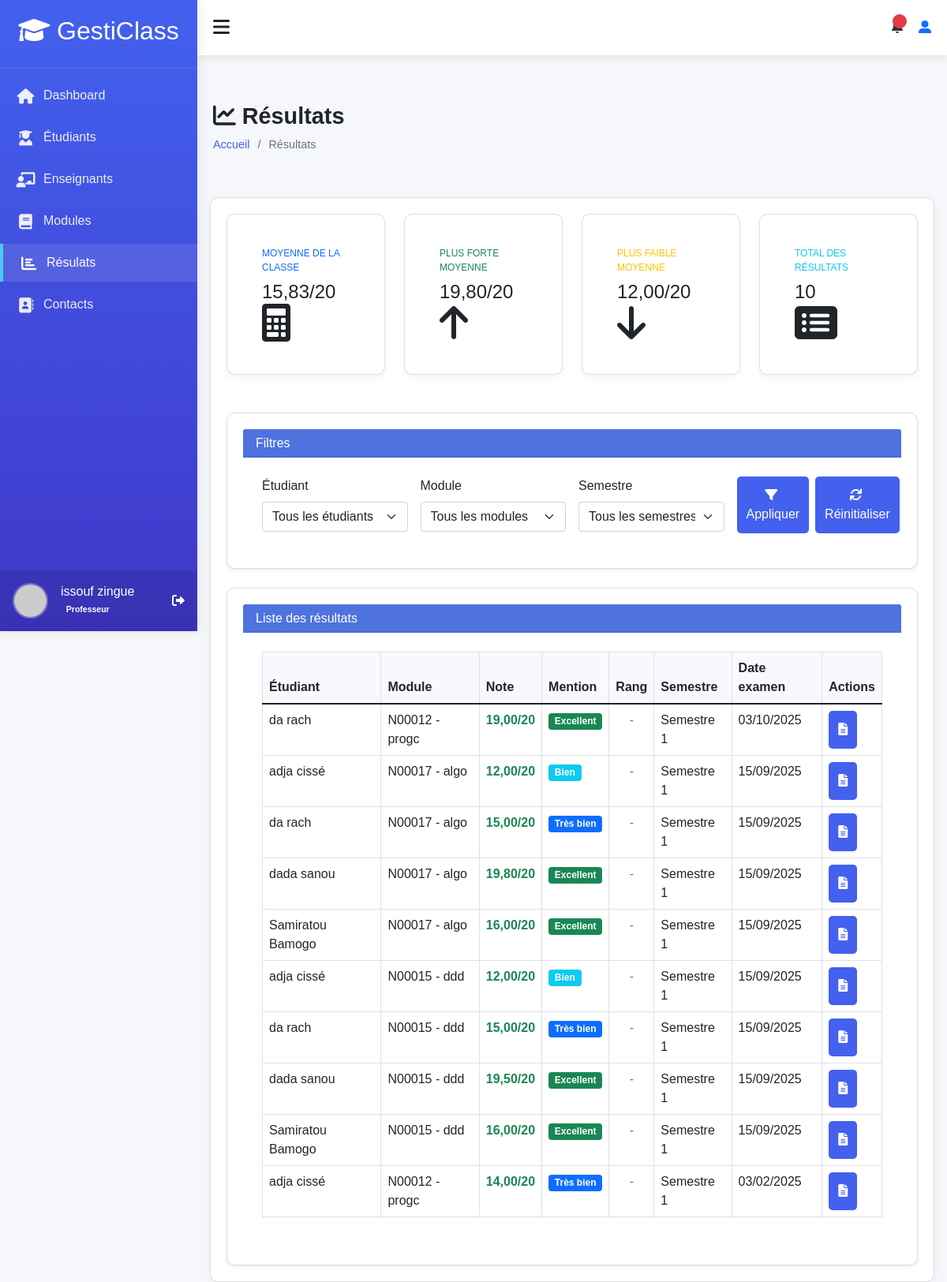
Before: /accounts/results/ (signed in) with the older database file.
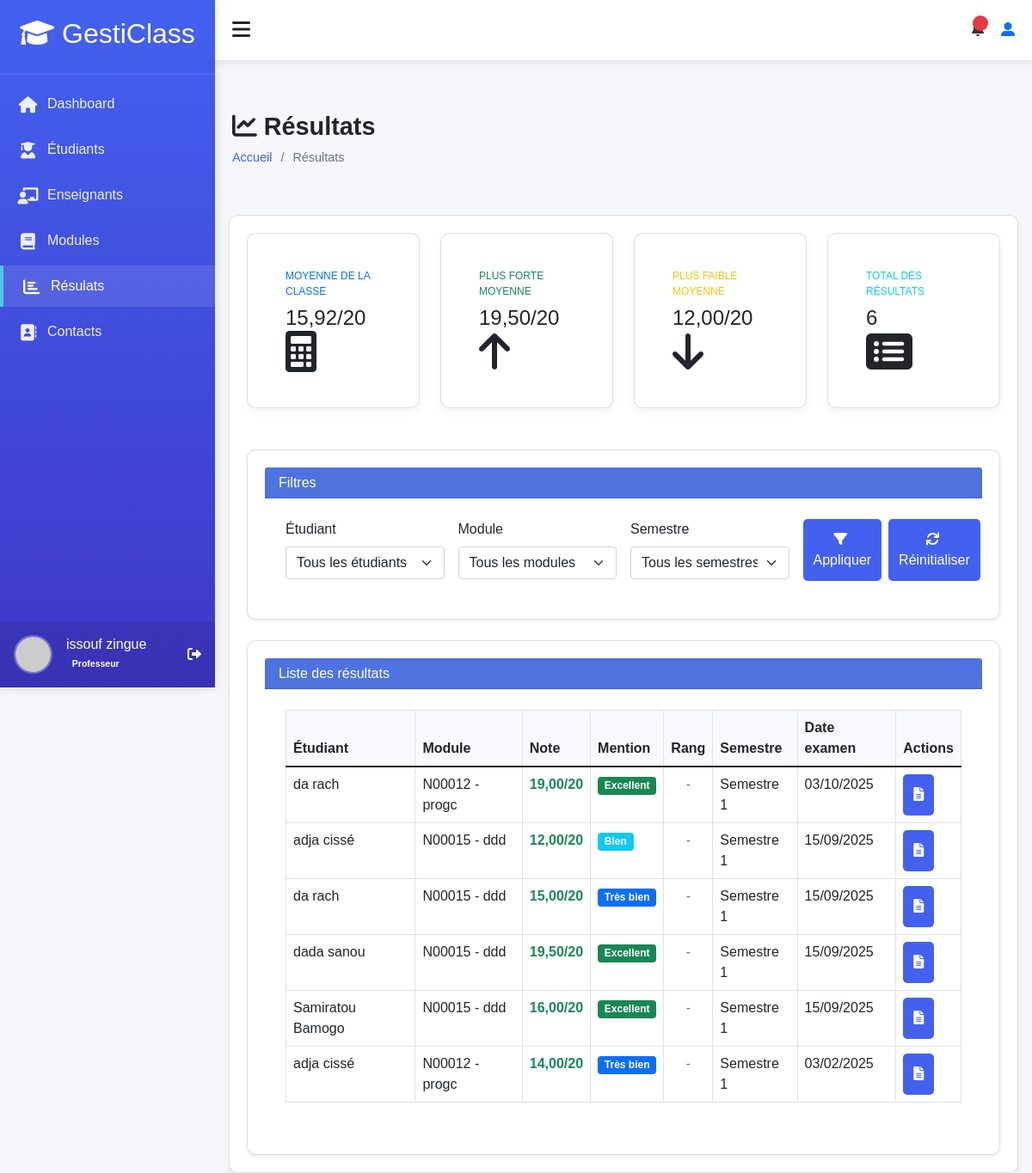
After: the same page with the newer database file.
### accounts/models.py (models this page shows, shortened)
class Result(models.Model):
    SEMESTER_CHOICES = [
        ('S1', 'Semestre 1'),
        ('S2', 'Semestre 2'),
        ('S3', 'Semestre 3'),
        ('S4', 'Semestre 4'),
        ('S5', 'Semestre 5'),
        ('S6', 'Semestre 6'),
    ]
    student = models.ForeignKey(User, on_delete=models.CASCADE, limit_choices_to={'profil': 'student'})
    module = models.ForeignKey(Module, on_delete=models.CASCADE)
    score = models.DecimalField(max_digits=4, decimal_places=2, verbose_name="Note")
    exam_date = models.DateField(verbose_name="Date de l'examen")
    semester = models.CharField(max_length=2, choices=SEMESTER_CHOICES,default='S1',  verbose_name="Semestre")
    comments = models.TextField(blank=True, verbose_name="Commentaires")
    created_at = models.DateTimeField(auto_now_add=True)
    updated_at = models.DateTimeField(auto_now=True)
    niveau = models.CharField(max_length=50, default='Non spécifié')
    class Meta:
        unique_together = ['student', 'module']
        ordering = ['-exam_date', 'module']
    def get_grade(self):
        if self.score >= 16:
            return "Excellent"
        elif self.score >= 14:
            return "Très bien"
        elif self.score >= 12:
            return "Bien"
        elif self.score >= 10:
            return "Assez bien"
        else:
            return "Insuffisant"

class User(AbstractUser):
    ROLE_CHOICES = (
        ('admin', 'Administrateur'),
        ('teacher', 'Enseignant'),
        ('student', 'Élève'),
    )
    profil = models.CharField(max_length=10, choices=ROLE_CHOICES, default='student')
    phone = models.CharField(max_length=20, blank=True)
    birth_date = models.DateField(null=True, blank=True)
    photo = models.ImageField(upload_to='users/', null=True, blank=True)
    specialty = models.CharField(max_length=100, null=True, blank=True)
    hire_date = models.DateField(null=True, blank=True)
    address = models.TextField(blank=True)
    phone_number = models.CharField(max_length=15, blank=True)
    date_of_birth = models.DateField(null=True, blank=True)
    class Meta:
        permissions = [
        ("peut_acceder_module", "Peut acceder au module"),
        ("peut_acceder_aux_eleve", "Peut acceder aux eleves"),
        ("peut_acceder_aux_enseignants", "peut acceder aux enseigants"),
        ("peut_acceder_aux_roles", "peut acceder aux roles"),
        ("peut_acceder_au_dashboard", "Peut accéder au tableau de bord "),
        ("dashboard", "Peut voir les infos utiles  pour des étudiants"),
        ("peut_voir_infos_utile_teacher", "Peut voir les infos utiles pour des enseignants"),
        ("peut_agir_infos_utile_student", "Peut agir sur les infos utiles pour des étudiants"),
        ("peut_agir_infos_utile_teacher", "Peut agir sur les infos utiles pour des enseignants"),
        ("can_view_student_performance_data", "Peut voir ses données de performance  étudiants"),
        ("can_view_teacher_module_performance_data", "Peut voir les données de performance des modules des enseignants"),
        ("can_view_all_students_performance_data ", "Peut voir les données de performance de tous les étudiants"),
        ("can_view_student_list", "Peut voir la liste des étudiants"),
        ("can_view_teacher_list", "Peut voir la liste des enseignants"),
        ("can_view_module_list", "Peut voir la liste des modules"),
        ("can_view_results_list", "Peut voir la liste résultats"),
        ("can_view_suggestions_list", "Peut voir la liste des suggestions"),
        ("can_view_module_details", "Peut les details d'un module"),
        ("can_view_student_details", "Peut voir les détails d'un étudiant"),
        ("can_view_teacher_details", "Peut voir les détails d'un enseignant"),
        ("can_view_own_details", "Peut voir ses propres détails"),
        ("cans_view_results", "Peut voir les résultats"),
        ("can_view_own_results", "Peut voir ses propres résultats"),
        ("can_view_section__admin", "Peut voir la d'administration des section"),
        ("view_role", "Peut voir les rôles"),
        ("add_role", "Peut ajouter un rôle"),
        ("change_role", "Peut modifier un rôle"),
        ("delete_role", "Peut supprimer un rôle"),
        ("assign_role", "Peut assigner des rôles"),
        ("view_timetable", "Peut voir l'emploi du temps"),
        ("manage_timetable", "Peut gérer l'emploi du temps"),
        ("can_add_teacher", "Peut ajouter un enseignant"),
        ("can_add_student", "Peut ajouter un étudiant"),
        ("can_change_teacher", "Peut modifier un enseignant"),
        ("can_change_student", "Peut modifier un étudiant"),
        ("can_delete_teacher", "Peut supprimer un enseignant"),
        ("can_delete_student", "Peut supprimer un étudiant"),
        ("can_view_schoolinfo", "Peut voir les informations de l'école"),
        ("can_add_schoolinfo", "Peut ajouter les informations de l'école"),
        ("can_change_schoolinfo", "Peut modifier les informations de l'école"),
        ("can_delete_schoolinfo", "Peut supprimer les informations de l'école"),
        ]

class Module(models.Model):
    SEMESTER_CHOICES = [
        ('S1', 'Semestre 1'),
        ('S2', 'Semestre 2'),
        ('S3', 'Semestre 3'),
        ('S4', 'Semestre 4'),
        ('S5', 'Semestre 5'),
        ('S6', 'Semestre 6'),
    ]
    name = models.CharField(max_length=100, verbose_name="Nom du module")
    code = models.CharField(max_length=20, unique=True, verbose_name="Code du module")
    description = models.TextField(blank=True, verbose_name="Description")
    coefficient = models.FloatField(default=1, verbose_name="Coefficient")
    credit = models.IntegerField(default=1, verbose_name="Crédits")
    semester = models.CharField(
        max_length=2,
        choices=SEMESTER_CHOICES,
        blank=True,
        null=True,
        verbose_name="Semestre"
    )
    teacher = models.ForeignKey(
        User,
        on_delete=models.SET_NULL,
        null=True,
        blank=True,
        limit_choices_to={'profil': 'teacher'},
        verbose_name="Enseignant"
    )
    cm_hours = models.FloatField(default=0, verbose_name="Heures de CM")
    td_hours = models.FloatField(default=0, verbose_name="Heures de TD")
    tp_hours = models.FloatField(default=0, verbose_name="Heures de TP")

### accounts/views.py (the view)
# urls.py: path('results/', views.results_list,
@login_required
@permission_required('accounts.can_view_results_list', raise_exception=True)
def results_list(request):
    if request.user.profil == 'student' and not request.user.is_staff and not request.user.is_superuser:
        results = Result.objects.filter(student=request.user).select_related('student', 'module')
        students = User.objects.filter(id=request.user.id)  # Seulement l'étudiant lui-même
    else:
        results = Result.objects.all().select_related('student', 'module')
        students = User.objects.filter(profil='student')
    student_id = request.GET.get('student')
    module_id = request.GET.get('module')
    semester = request.GET.get('semester')
    if student_id and (request.user.is_staff or request.user.is_superuser):
        results = results.filter(student_id=student_id)
    if module_id:
        results = results.filter(module_id=module_id)
    if semester:
        results = results.filter(semester=semester)
    modules = Module.objects.all()
    semesters = [
        ('S1', 'Semestre 1'),
        ('S2', 'Semestre 2'),
        ('S3', 'Semestre 3'),
        ('S4', 'Semestre 4'),
        ('S5', 'Semestre 5'),
        ('S6', 'Semestre 6'),
    ]
    if results.exists():
        scores = [result.score for result in results]
        class_stats = {
            'average': sum(scores) / len(scores),
            'highest_score': max(scores),
            'lowest_score': min(scores),
        }
    else:
        class_stats = {
            'average': 0,
            'highest_score': 0,
            'lowest_score': 0,
        }
    context = {
        'results': results,
        'students': students,
        'modules': modules,
        'semesters': semesters,
        'selected_student': student_id,
        'selected_module': module_id,
        'selected_semester': semester,
        'is_admin': request.user.is_superuser,
        'class_stats': class_stats,  # Ajout des statistiques
        'title': 'Gestion des Résultats' if (request.user.is_staff or request.user.is_superuser) else 'Mes Résultats'
    }
    return render(request, 'results/results_list.html', context)

### accounts/templates/results/results_list.html (shortened to what the changed rows need)
{% extends "models/base.html" %}
{% load static %}
{% block content %}
<div class="content">
    <div class="page-title">
        <div>
            <h2><i class="fas fa-chart-line me-2"></i>Résultats</h2>
        </div>
        </div>
    </div>
    <div class="card mx-3">
    <div class="row mb-4">
        <div class="col-xl-3 col-md-6 mb-4">
            <div class="card stat-card border-left-primary h-100 py-3">
                <div class="card-body">
                    <div class="row no-gutters align-items-center">
                        <div class="col mr-2">
                            <div class="text-xs font-weight-bold text-primary text-uppercase mb-2">
                                Moyenne de la classe</div>
                            <div class="h4 mb-0 font-weight-bold text-gray-800">
                                {{ class_stats.average|floatformat:2 }}/20
                            </div>
                        </div>
                    </div>
                </div>
            </div>
        </div>
        <div class="col-xl-3 col-md-6 mb-4">
            <div class="card stat-card border-left-success h-100 py-3">
                <div class="card-body">
                    <div class="row no-gutters align-items-center">
                        <div class="col mr-2">
                            <div class="text-xs font-weight-bold text-success text-uppercase mb-2">
                                Plus forte Moyenne</div>
                            <div class="h4 mb-0 font-weight-bold text-gray-800">
                                {{ class_stats.highest_score }}/20
                            </div>
                        </div>
                    </div>
                </div>
            </div>
        </div>
        <div class="col-xl-3 col-md-6 mb-4">
            <div class="card stat-card border-left-warning h-100 py-3">
                <div class="card-body">
                    <div class="row no-gutters align-items-center">
                        <div class="col mr-2">
                            <div class="text-xs font-weight-bold text-warning text-uppercase mb-2">
                                Plus faible Moyenne</div>
                            <div class="h4 mb-0 font-weight-bold text-gray-800">
                                {{ class_stats.lowest_score }}/20
                            </div>
                        </div>
                    </div>
                </div>
            </div>
        </div>
        <div class="col-xl-3 col-md-6 mb-4">
            <div class="card stat-card border-left-info h-100 py-3">
                <div class="card-body">
                    <div class="row no-gutters align-items-center">
                        <div class="col mr-2">
                            <div class="text-xs font-weight-bold text-info text-uppercase mb-2">
                                Total des résultats</div>
                            <div class="h4 mb-0 font-weight-bold text-gray-800">
                                {{ results|length }}
                            </div>
                        </div>
                    </div>
                </div>
            </div>
        </div>
    </div>
    <div class="card shadow-sm">
        <div class="card-body">
            <div class="table-responsive">
                <table class="table table-bordered table-hover" id="resultsTable">
                    <thead style="background-color: #f8f9fc;">
                        <tr>
                            <th>Étudiant</th>
                            <th>Module</th>
                            <th>Note</th>
                            <th>Mention</th>
                            <th>Rang</th>
                            <th>Semestre</th>
                            <th>Date examen</th>
                            <th>Actions</th>
                        </tr>
                    </thead>
                    <tbody>
                        {% for result in results %}
                        <tr>
                            <td>{{ result.student.get_full_name }}</td>
                            <td>{{ result.module.code }} - {{ result.module.name }}</td>
                            <td class="fw-bold {% if result.score >= 10 %}text-success{% else %}text-danger{% endif %}">
                                {{ result.score }}/20
                            </td>
                            <td>
                                <span class="badge {% if result.score >= 16 %}bg-success{% elif result.score >= 14 %}bg-primary{% elif result.score >= 12 %}bg-info{% elif result.score >= 10 %}bg-warning text-dark{% else %}bg-danger{% endif %}">
                                    {{ result.get_grade }}
                                </span>
                            </td>
                            <td class="text-center">
                                {% if result.rank %}
                                <span class="badge bg-secondary">#{{ result.rank }}</span>
                                {% else %}
                                <span class="text-muted">-</span>
                                {% endif %}
                            </td>
                            <td>{{ result.get_semester_display }}</td>
                            <td>{{ result.exam_date|date:"d/m/Y" }}</td>
                            <td>
                                <div class="btn-group">
                                    <a href="{% url 'accounts:student_results' result.student.id %}" class="btn btn-sm btn-outline-primary" title="Voir bulletin">
                                        <i class="fas fa-file-alt"></i>
                                    </a>
                                </div>
                            </td>
                        </tr>
                        {% empty %}
                        <tr>
                            <td colspan="8" class="text-center py-4">Aucun résultat enregistré</td>
                        </tr>
                        {% endfor %}
                    </tbody>
                </table>
            </div>
        </div>
    </div>
    </div>
</div>
{% endblock %}

Changed rows visible on the page:
removed Result: highest_score "19,80", student.get_full_name "dada sanou", module.code "N00017", module.name "algo", score "19,80", get_grade "Excellent", semester "Semestre 1", exam_date "15/09/2025"
removed Result: lowest_score "12,00", student.get_full_name "adja cissé", module.code "N00017", module.name "algo", score "12,00", get_grade "Bien", semester "Semestre 1", exam_date "15/09/2025"
removed Result: student.get_full_name "da rach", module.code "N00017", module.name "algo", score "15,00", get_grade "Très bien", semester "Semestre 1", exam_date "15/09/2025"
removed Result: student.get_full_name "Samiratou Bamogo", module.code "N00017", module.name "algo", score "16,00", get_grade "Excellent", semester "Semestre 1", exam_date "15/09/2025"
Other visible differences:
{{ class_stats.average|floatformat:2 }}: "15,83" → "15,92"
{{ class_stats.highest_score }}: "19,80" → "19,50"
{{ results|length }}: "10" → "6"
